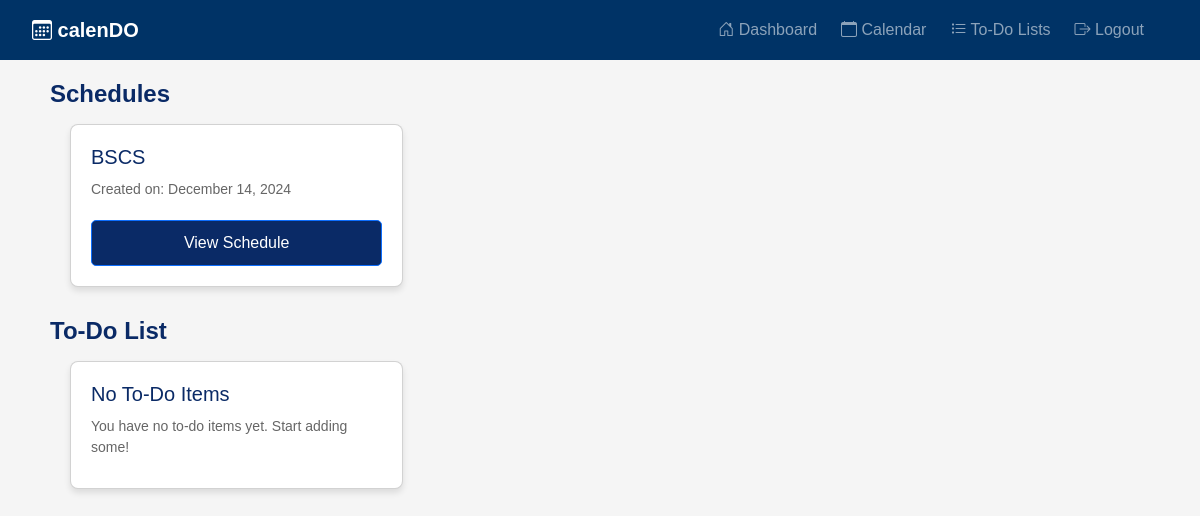
The app's page / (signed in), older data.
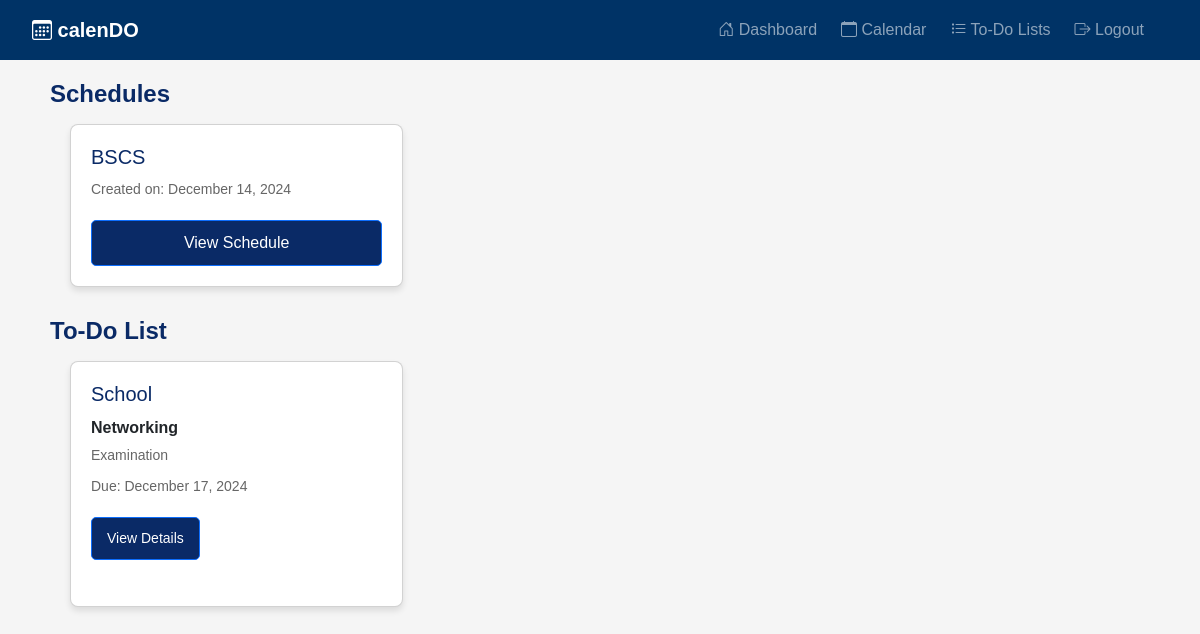
The same page, newer data.
### calendo/models.py (models this page shows, shortened)
class Schedule(models.Model):
    schedule_name = models.CharField(max_length=255)
    user = models.ForeignKey(User, on_delete=models.CASCADE, related_name="schedules")
    created_at = models.DateTimeField(auto_now_add=True)
    updated_at = models.DateTimeField(auto_now=True)
    slug = models.SlugField(unique=True, blank=True)

class Task(models.Model):
    user = models.ForeignKey(User, on_delete=models.CASCADE, null=True, blank=True)
    task_name = models.CharField(max_length=200)
    description = models.TextField(null=True, blank=True)
    status = models.BooleanField(default=False)
    section = models.CharField(max_length=200, null=True, blank=True)
    priority = models.CharField(max_length=200, null=True, blank=True)
    due_date = models.DateTimeField(null=True, blank=True)
    created = models.DateTimeField(auto_now_add=True)
    class Meta:
        ordering = ['status']

### calendo/views.py (the view)
# urls.py: path('', views.dashboard, name='calendo-dashboard'),
@login_required
def dashboard(request):
    schedules = Schedule.objects.filter(user=request.user)
    tasks = Task.objects.filter(user=request.user)
    sections_and_tasks = {}
    for task in tasks:
        if task.section not in sections_and_tasks:
            sections_and_tasks[task.section] = []
        sections_and_tasks[task.section].append(task)
    context = {
        'schedules': schedules,
        'sections_and_tasks': sections_and_tasks,
    }
    return render(request, 'dashboard.html', context)

### templates/dashboard.html (shortened to what this page needs)
{% extends "partials/base.html" %}
{% block content %}
    <div class="container">
        <div class="section">
            <h2>Schedules</h2>
            <div class="section-content">
                {% if schedules %}
                    {% for schedule in schedules %}
                        <div class="card">
                            <h3>{{ schedule.schedule_name }}</h3>
                            <p>Created on: {{ schedule.created_at|date:"F j, Y" }}</p>
                            <a href="{% url 'schedule_detail' schedule.slug %}" class="btn btn-primary">View Schedule</a>
                        </div>
                    {% endfor %}
                {% else %}
                    <div class="card">
                        <h3>No Schedules Available</h3>
                        <p>You have no schedules yet. Start creating some!</p>
                    </div>
                {% endif %}
            </div>
        </div>
        <div class="section">
            <h2>To-Do List</h2>
            <div class="section-content">
                {% if sections_and_tasks %}
                    {% for section, tasks in sections_and_tasks.items %}
                        <div class="card">
                            <h3>{{ section }}</h3>
                            <ul>
                                {% for task in tasks %}
                                    <li>
                                        <strong>{{ task.task_name }}</strong>
                                        <p>{{ task.description }}</p>
                                        <p>Due: {{ task.due_date|date:"F j, Y" }}</p>
                                        <a href="{% url 'todo_index' %}" class="btn btn-sm btn-primary">View Details</a>
                                    </li>
                                {% endfor %}
                            </ul>
                        </div>
                    {% endfor %}
                {% else %}
                    <div class="card">
                        <h3>No To-Do Items</h3>
                        <p>You have no to-do items yet. Start adding some!</p>
                    </div>
                {% endif %}
            </div>
        </div>
    </div>
{% endblock %}

### templates/partials/base.html (shortened to what this page needs)
{% load static %}
<!DOCTYPE html>
<html lang="en">
<head>
    <link href="https://cdn.jsdelivr.net/npm/bootstrap@5.3.0-alpha1/dist/css/bootstrap.min.css" rel="stylesheet">
    <link href="{% static 'css/style.css' %}" rel="stylesheet">
    <link href="https://cdnjs.cloudflare.com/ajax/libs/bootstrap-icons/1.10.5/font/bootstrap-icons.min.css" rel="stylesheet">
    <link href="https://cdn.jsdelivr.net/npm/bootstrap-icons/font/bootstrap-icons.css" rel="stylesheet">
    <link rel="stylesheet" href="https://cdnjs.cloudflare.com/ajax/libs/font-awesome/5.15.3/css/all.min.css">
</head>
<body>
    {% include 'partials/navbar.html' %}
    <main class="container-fluid">
        {% block content %}{% endblock %}
    </main>
</body>
</html>

### templates/partials/navbar.html (shortened to what this page needs)
<nav class="navbar navbar-expand-lg navbar-dark" style="background-color: #003366;" sticky-top shadow">
    <div class="container-fluid">
      <a class="navbar-brand fw-bold me-3" href="#">
        <i class="bi bi-calendar3"></i> calenDO
      </a>
      <div class="collapse navbar-collapse d-flex flex-row-reverse p-2" id="navbarNav">
        <ul class="navbar-nav mb-2 mb-lg-0 ml-90">
          <li class="nav-item me-2">
            <a class="nav-link" href="/">
              <i class="bi bi-house-door"></i> Dashboard
            </a>
          </li>
          <li class="nav-item me-2">
            <a class="nav-link" href="/calendar/">
              <i class="bi bi-calendar"></i> Calendar
            </a>
          </li>
          <li class="nav-item me-2">
            <a class="nav-link" href="/todo/">
              <i class="bi bi-list-task"></i> To-Do Lists
            </a>
          </li>
          {% if user.is_authenticated %}
          <li class="nav-item me-2">
            <a class="nav-link" href="{% url 'logout' %}">
              <i class="bi bi-box-arrow-right"></i> Logout
            </a>
          </li>
          {% else %}
          <li class="nav-item me-2">
            <a class="nav-link" href="{% url 'login' %}">
              <i class="bi bi-box-arrow-in-right"></i> Login
            </a>
          </li>
          {% endif %}
        </ul>
      </div>
    </div>
 </nav>

### static/css/style.css (style rules this page uses)
body { font-family: Arial, sans-serif; margin: 0; background-color: #f5f5f5; }
.navbar { background-color: #0a2a66; color: white; padding: 10px 20px; display: flex; justify-content: space-between; align-items: center; height: 60px; }

### templates/dashboard.html (style rules this page uses)
* { margin: 0; padding: 0; box-sizing: border-box; font-family: Arial, sans-serif; }
.container { padding: 20px; }
.section { margin-bottom: 30px; }
.section h2 { color: #0a2a66; font-size: 24px; margin-bottom: 15px; font-weight: 800; }
.section-content { display: grid; grid-template-columns: repeat(auto-fill, minmax(300px, 1fr)); gap: 20px; flex-wrap: wrap; }
.card { background: white; border-radius: 8px; padding: 20px; box-shadow: 0 4px 6px rgba(0, 0, 0, 0.1); width: auto; height: auto; text-align: left; margin-left: 20px; transition: transform 0.3s, box-shadow 0.3s; }
.card h3 { font-size: 20px; margin-bottom: 10px; color: #0a2a66; }
.card p { font-size: 14px; color: #666; margin-bottom: 10px; }
.card a { display: inline-block; margin-top: 10px; padding: 10px 15px; background-color: #0a2a66; color: white; text-decoration: none; border-radius: 5px; transition: background-color 0.3s; }
.card ul { list-style-type: none; padding-left: 0; }
.card ul li { margin-bottom: 10px; }
.card ul li strong { display: block; margin-bottom: 5px; }

Row changes from the older to the newer data that the page shows:
added Task: section "School", task_name "Networking", description "Examination", due_date "December 17, 2024"
Text that changed along with them:
text no longer shown: "No To-Do Items You have no to-do items yet. Start adding some!"
